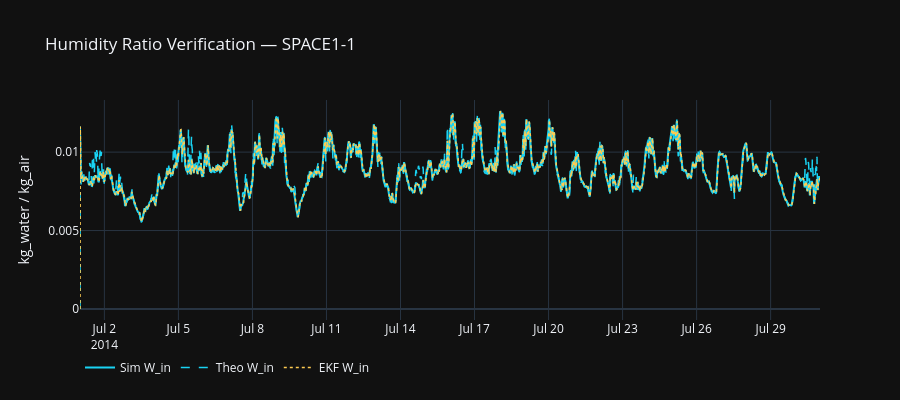

The notebook cell saved with this chart:
### Markdown cell above
## 2 · Humidity Verification (W_in)

### Code cell
fig = go.Figure()
t = df['Datetime']

fig.add_trace(go.Scatter(x=t, y=df[f'{ZONE}_W_in_kg_kg'],
    name='Sim W_in', line=dict(color='#19D3F3', width=2)))
fig.add_trace(go.Scatter(x=t, y=df[f'{ZONE}_W_in_theo'],
    name='Theo W_in', line=dict(color='#19D3F3', width=1.5, dash='dash')))
fig.add_trace(go.Scatter(x=t, y=df[f'{ZONE}_W_in_est'],
    name='EKF W_in', line=dict(color='#FECB52', width=1.5, dash='dot')))

fig.update_layout(template='plotly_dark', height=400,
    title=f'Humidity Ratio Verification — {ZONE}',
    yaxis_title='kg_water / kg_air',
    legend=dict(orientation='h', y=-0.15))
fig.show()

### Figure 1 — Plotly figure (JSON) as saved in the notebook; plotly's stock layout.template omitted (floating-point values rounded to 4 significant figures; data arrays with more than 128 entries replaced by an {"elided": "..."} marker saying what was removed)
{"data": [{"line": {"color": "#19D3F3", "width": 2}, "name": "Sim W_in", "type": "scatter", "x": {"elided": "2880 str values"}, "y": {"elided": "2880 float values"}}, {"line": {"color": "#19D3F3", "dash": "dash", "width": 1.5}, "name": "Theo W_in", "type": "scatter", "x": {"elided": "2880 str values"}, "y": {"elided": "2880 float values"}}, {"line": {"color": "#FECB52", "dash": "dot", "width": 1.5}, "name": "EKF W_in", "type": "scatter", "x": {"elided": "2880 str values"}, "y": {"elided": "2880 float values"}}], "layout": {"height": 400, "legend": {"orientation": "h", "y": -0.15}, "title": {"text": "Humidity Ratio Verification — SPACE1-1"}, "yaxis": {"title": {"text": "kg_water / kg_air"}}}}
